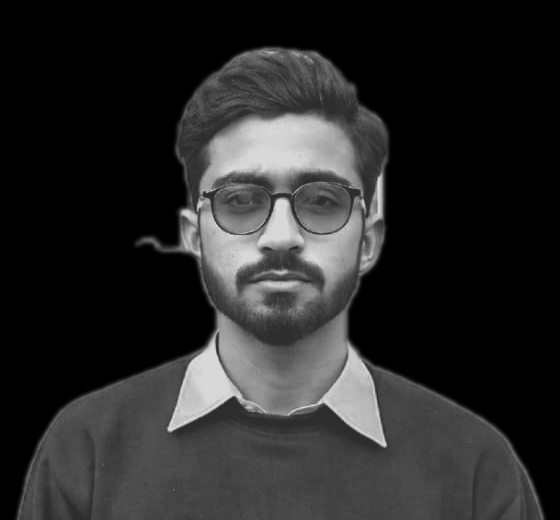
#> input picture source-prepped.png, 560 x 520 px, found by its file name
$ python make_ascii_svg.py
#> lines starting #> are read from the running program, lines starting #| are printed output that depends on the picture
### scripts/palettes.py
"""Shared colour palettes for the generated profile SVGs.

One place to change the whole look. `ramp` is the 6-step heatmap scale
(level 0 = empty, 5 = an exceptional day); `ink` is body text, `dim` is
labels, `accent` is highlights, `bg` is the card background.
"""

PALETTES = {
    # Tokyo Night -- the palette already used across the profile.
    "tokyo": {
        "bg": "#1a1b27",
        "panel": "#1f2133",
        "ink": "#c0caf5",
        "dim": "#565f89",
        "accent": "#bb9af7",
        "accent2": "#7aa2f7",
        "accent3": "#7dcfff",
        "warn": "#f7768e",
        "ok": "#9ece6a",
        "ramp": ["#1f2133", "#3b3357", "#5a4a8f", "#7a5fc4", "#9d7bea", "#c3a6ff"],
        "ascii": "#c0caf5",
    },
    # Restrained terminal look: grey ASCII, GitHub-green calendar.
    "mono": {
        "bg": "#0d1117",
        "panel": "#161b22",
        "ink": "#c9d1d9",
        "dim": "#6e7681",
        "accent": "#c9d1d9",
        "accent2": "#8b949e",
        "accent3": "#58a6ff",
        "warn": "#f85149",
        "ok": "#39d353",
        "ramp": ["#161b22", "#0e4429", "#006d32", "#26a641", "#39d353", "#69f0a0"],
        "ascii": "#b9c0c8",
    },
    # Grey hero, Tokyo Night calendar and badges.
    "hybrid": {
        "bg": "#0d1117",
        "panel": "#161b22",
        "ink": "#c9d1d9",
        "dim": "#6e7681",
        "accent": "#bb9af7",
        "accent2": "#7aa2f7",
        "accent3": "#7dcfff",
        "warn": "#f7768e",
        "ok": "#9ece6a",
        "ramp": ["#161b22", "#2f2a45", "#4c3f7a", "#6d55b0", "#9077dd", "#bb9af7"],
        "ascii": "#b9c0c8",
    },
}


def get(name: str) -> dict:
    try:
        return PALETTES[name]
    except KeyError:
        raise SystemExit(f"unknown palette {name!r}; pick from {', '.join(PALETTES)}")

### scripts/make_ascii_svg.py
#!/usr/bin/env python3
"""Convert the prepped bust into an ASCII-art SVG that types itself in.

Brightness is mapped onto a density ramp, then each row of characters
becomes one <text> element revealed by its own clip rect. The reveals
are staggered top-to-bottom, so the portrait appears to type in line by
line, then freezes -- no loop, which reads calmer than a GIF.

Character cells are taller than they are wide, so the image is sampled
with a matching aspect correction or the face comes out stretched.
"""
from __future__ import annotations

import argparse
from pathlib import Path

import numpy as np
from PIL import Image

import palettes

# light -> dark. Leading space means "paper", so the matted background
# costs nothing visually.
RAMP = " .`:-=+*cs#%@"


def to_rows(
    img: Image.Image, cols: int, cell_ratio: float, light_ink: bool = True
) -> list[str]:
    """Sample the image down to a character grid and map to the ramp.

    `light_ink` picks which way round density means brightness. Drawing
    pale glyphs on a dark page, more ink reads as more light, so a bright
    pixel wants a dense glyph. Dark glyphs on white paper want the
    opposite.
    """
    # A character cell is taller than it is wide (cell_ratio = w/h), so the
    # row count scales *down* by that ratio to keep the face in proportion.
    rows = max(1, round(cols * img.height / img.width * cell_ratio))
    small = img.convert("L").resize((cols, rows), Image.LANCZOS)
    a = np.asarray(small).astype(np.float32) / 255.0

    lum = a if light_ink else (1.0 - a)
    idx = np.clip(lum * (len(RAMP) - 1), 0, len(RAMP) - 1)
    idx = np.rint(idx).astype(int)
    return ["".join(RAMP[i] for i in row) for row in idx]


def trim(rows: list[str]) -> list[str]:
    """Drop fully blank edge rows and columns.

    The matte turns everything outside the subject into spaces, which
    would otherwise be baked into the canvas as dead margin -- the bust
    would then be scaled down to fit a box mostly full of nothing.
    """
    keep = [r for r in rows if r.strip()]
    if not keep:
        return rows
    width = max(len(r) for r in keep)
    keep = [r.ljust(width) for r in keep]
    left = min(len(r) - len(r.lstrip()) for r in keep)
    right = min(len(r) - len(r.rstrip()) for r in keep)
    return [r[left: width - right] for r in keep]


def esc(s: str) -> str:
    return s.replace("&", "&amp;").replace("<", "&lt;").replace(">", "&gt;")


def render(
    rows: list[str],
    pal: dict,
    *,
    cell_w: float = 6.6,
    cell_h: float = 11.0,
    static: bool = False,
    label: str = "ASCII portrait",
    duration: float = 1.6,
) -> str:
    cols = max(len(r) for r in rows)
    rows = [r.ljust(cols) for r in rows]
    pad = 10
    art_w = cols * cell_w
    width = round(art_w + pad * 2)
    height = round(len(rows) * cell_h + pad * 2)

    mono = "ui-monospace,SFMono-Regular,'SF Mono',Menlo,Consolas,'Liberation Mono',monospace"
    per_row = duration / max(1, len(rows))
    wipe = 0.42

    parts: list[str] = []
    parts.append(
        f'<svg xmlns="http://www.w3.org/2000/svg" width="{width}" height="{height}" '
        f'viewBox="0 0 {width} {height}" role="img" aria-label="{esc(label)}">'
    )
    parts.append(f"<title>{esc(label)}</title>")

    if not static:
        defs = ["<defs>"]
        for r in range(len(rows)):
            y = pad + r * cell_h
            defs.append(
                f'<clipPath id="r{r}" clipPathUnits="userSpaceOnUse">'
                f'<rect x="{pad}" y="{y - cell_h:.1f}" height="{cell_h * 2.2:.1f}" width="0">'
                f'<animate attributeName="width" from="0" to="{art_w:.1f}" '
                f'dur="{wipe:.2f}s" begin="{0.1 + r * per_row:.2f}s" fill="freeze" '
                'calcMode="spline" keySplines="0.2 0.7 0.2 1" keyTimes="0;1" />'
                "</rect></clipPath>"
            )
        defs.append("</defs>")
        parts.append("".join(defs))

    for r, line in enumerate(rows):
        if not line.strip():
            continue
        clip = "" if static else f' clip-path="url(#r{r})"'
        parts.append(
            f'<text{clip} x="{pad}" y="{pad + (r + 1) * cell_h:.1f}" xml:space="preserve" '
            f'font-family="{mono}" font-size="{cell_h * 0.95:.1f}" '
            f'textLength="{art_w:.1f}" lengthAdjust="spacingAndGlyphs" '
            f'fill="{pal["ascii"]}">{esc(line)}</text>'
        )

    parts.append("</svg>")
    return "\n".join(parts)


def main() -> None:
    ap = argparse.ArgumentParser()
    ap.add_argument("--src", default="source-prepped.png")
    ap.add_argument("--out", default="portrait-ascii.svg")
    ap.add_argument("--palette", default="tokyo")
    ap.add_argument("--cols", type=int, default=104)
    ap.add_argument("--cell-ratio", type=float, default=0.6,
                    help="character cell width/height; corrects aspect")
    ap.add_argument("--label", default="ASCII portrait")
    ap.add_argument("--dark-ink", action="store_true",
                    help="invert density for dark glyphs on a light page")
    ap.add_argument("--no-trim", action="store_true",
                    help="keep blank margins instead of cropping to the subject")
    ap.add_argument("--static", action="store_true")
    ap.add_argument("--dump", action="store_true", help="also print the plain ASCII")
    args = ap.parse_args()

    img = Image.open(args.src)
#> img is the input picture: PIL image 560x520 L; min 0, max 216, mean 40.9
    rows = to_rows(img, args.cols, args.cell_ratio, light_ink=not args.dark_ink)
#> in to_rows, `small = img.convert("L").resize((cols, rows), Image.LANCZOS)`:
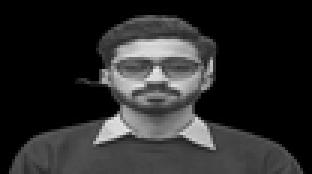
#> small: PIL image 104x58 L (shown 3 times larger); min 0, max 227, mean 41
#> in to_rows, `idx = np.clip(lum * (len(RAMP) - 1), 0, len(RAMP) - 1)`:
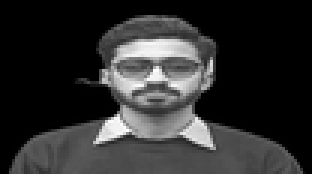
#> idx: shape (58, 104) float32 (shown 3 times larger); min 0, max 10.68, mean 1.93; drawn with min black and max white
#> in to_rows, `idx = np.rint(idx).astype(int)`:
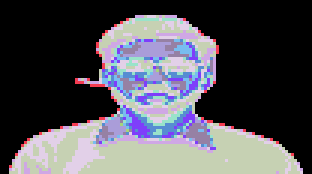
#> idx: shape (58, 104) int64 (shown 3 times larger); 12 distinct labels, from 0 to 11; one colour per label, 0 black
#> rows = 58 items
    if not args.no_trim:
        rows = trim(rows)
#> in trim, `keep = [r for r in rows if r.strip()]`: keep = 53 items
#> in trim, `width = max(len(r) for r in keep)`: width = 104
#> in trim, `left = min(len(r) - len(r.lstrip()) for r in keep)`: left = 3
#> rows = 53 items
    if args.dump:
        print("\n".join(rows))

    svg = render(rows, palettes.get(args.palette), static=args.static, label=args.label)
#> in render, `cols = max(len(r) for r in rows)`: cols = 98
#> in render, `rows = [r.ljust(cols) for r in rows]`: rows = 53 items
#> in render, `art_w = cols * cell_w`: art_w = 646.8
#> in render, `width = round(art_w + pad * 2)`: width = 667
#> in render, `height = round(len(rows) * cell_h + pad * 2)`: height = 603
#> in render, `per_row = duration / max(1, len(rows))`: per_row = 0.0302
#> the loop in render, `for r in range(len(rows)):` made 53 passes
#> y on passes 1 to 12: 10, 21, 32, 43, 54, 65, 76, 87, 98, 109, 120, 131
#> after the loop in render, `for r in range(len(rows)):`: defs = 54 items
#> the loop in render, `for r, line in enumerate(rows):` made 53 passes
#> clip on passes 1 to 12: ' clip-path="url(#r0)"', ' clip-path="url(#r1)"', ' clip-path="url(#r2)"', ' clip-path="url(#r3)"', ' clip-path="url(#r4)"', ' clip-path="url(#r5)"', ' clip-path="url(#r6)"', ' clip-path="url(#r7)"', ' clip-path="url(#r8)"', ' clip-path="url(#r9)"', ' clip-path="url(#r10)"', ' clip-path="url(#r11)"'
#> after the loop in render, `for r, line in enumerate(rows):`: parts = 56 items
    Path(args.out).write_text(svg, encoding="utf-8")
    print(f"{args.out}  ({len(svg) / 1024:.1f} KB, {args.cols}x{len(rows)} chars, "
          f"palette={args.palette})")
#| portrait-ascii.svg  (32.1 KB, 104x53 chars, palette=tokyo)


if __name__ == "__main__":
    main()
